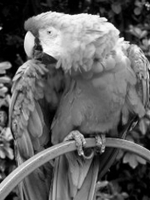
#> input picture assign_2/Grayscale_8bits_palette_sample_image.png, 150 x 200 px; its folder holds only this picture in this run
$ python assign_2.py   (older library calls are emulated)
#> lines starting #> are read from the running program, lines starting #| are printed output that depends on the picture; after the words box and inside, x2 and y2 are one past the last pixel; in counts of white or black regions, pixels touching at a corner belong together
import cv2
import numpy as np
import matplotlib.pyplot as plt
from scipy import ndimage
import random
import os

def add_salt_pepper_noise(image, prob=0.2):
    """
    Add salt and pepper noise to an image.

    Parameters:
    image (ndarray): Input image
    prob (float): Probability of noise (default 0.2 for 1/5 of pixels)

    Returns:
    ndarray: Noisy image
    """
    noisy_img = np.copy(image)
    h, w = image.shape

    # Calculate number of pixels to change (1/5 of total pixels)
    num_pixels = int(prob * h * w)

    # Add salt (white) noise
    for _ in range(num_pixels // 2):
        y = random.randint(0, h - 1)
        x = random.randint(0, w - 1)
        noisy_img[y, x] = 255

    # Add pepper (black) noise
    for _ in range(num_pixels // 2):
        y = random.randint(0, h - 1)
        x = random.randint(0, w - 1)
        noisy_img[y, x] = 0

    return noisy_img

def apply_filter_correlation(image, kernel):
    """
    Apply correlation between an image and a kernel.

    Parameters:
    image (ndarray): Input image
    kernel (ndarray): Filter kernel

    Returns:
    ndarray: Filtered image
    """
    return ndimage.correlate(image, kernel, mode='reflect')

def apply_filter_convolution(image, kernel):
    """
    Apply convolution between an image and a kernel.

    Parameters:
    image (ndarray): Input image
    kernel (ndarray): Filter kernel

    Returns:
    ndarray: Filtered image
    """
    # For convolution, we flip the kernel
    flipped_kernel = np.flipud(np.fliplr(kernel))
    return ndimage.correlate(image, flipped_kernel, mode='reflect')

def create_gaussian_kernel(size, sigma):
    """
    Create a Gaussian kernel of specified size and standard deviation.

    Parameters:
    size (int): Size of the kernel (should be odd)
    sigma (float): Standard deviation

    Returns:
    ndarray: Gaussian kernel
    """
    # Ensure size is odd
    if size % 2 == 0:
        size += 1

    # Create 1D coordinate arrays
    ax = np.linspace(-(size - 1) / 2, (size - 1) / 2, size)
    xx, yy = np.meshgrid(ax, ax)

    # Compute Gaussian values
    kernel = np.exp(-(xx**2 + yy**2) / (2 * sigma**2))

    # Normalize kernel
    return kernel / np.sum(kernel)

def apply_median_filter(image, size):
    """
    Apply median filter to an image.

    Parameters:
    image (ndarray): Input image
    size (int): Size of the kernel

    Returns:
    ndarray: Filtered image
    """
    return ndimage.median_filter(image, size=size)

def calculate_gradient_sobel(image):
    """
    Calculate gradient using Sobel filters.

    Parameters:
    image (ndarray): Input image

    Returns:
    tuple: (gradient_magnitude, gradient_direction, gradient_x, gradient_y)
    """
    # Use OpenCV's built-in Sobel implementation which is more robust
    gradient_x = cv2.Sobel(image, cv2.CV_64F, 1, 0, ksize=3)
    gradient_y = cv2.Sobel(image, cv2.CV_64F, 0, 1, ksize=3)

    # Calculate gradient magnitude and direction
    gradient_magnitude = np.sqrt(gradient_x**2 + gradient_y**2)

    # Handle NaN or Inf values that can cause normalization to fail
    gradient_magnitude = np.nan_to_num(gradient_magnitude)

    # Normalize to 0-255 range for display
    gradient_magnitude = cv2.normalize(gradient_magnitude, None, 0, 255, cv2.NORM_MINMAX)
    gradient_magnitude = gradient_magnitude.astype(np.uint8)

    # Calculate direction (in degrees)
    gradient_direction = np.arctan2(gradient_y, gradient_x) * (180 / np.pi)

    return gradient_magnitude, gradient_direction, gradient_x, gradient_y

def apply_laplacian_filter(image):
    """
    Apply Laplacian filter to an image.

    Parameters:
    image (ndarray): Input image

    Returns:
    ndarray: Filtered image
    """
    # Define Laplacian kernel
    laplacian_kernel = np.array([[0, 1, 0], [1, -4, 1], [0, 1, 0]], dtype=np.float32)

    # Apply Laplacian filter
    laplacian = apply_filter_convolution(image, laplacian_kernel)

    # Convert to 8-bit format for display
    laplacian = np.nan_to_num(laplacian)  # Handle any NaN values
    return cv2.normalize(laplacian, None, 0, 255, cv2.NORM_MINMAX).astype(np.uint8)

def apply_log_filter(image, sigma):
    """
    Apply Laplacian of Gaussian (LoG) filter to an image.

    Parameters:
    image (ndarray): Input image
    sigma (float): Standard deviation for Gaussian

    Returns:
    ndarray: Filtered image
    """
    # First apply Gaussian blur
    gaussian = ndimage.gaussian_filter(image, sigma=sigma)

    # Then apply Laplacian
    laplacian_kernel = np.array([[0, 1, 0], [1, -4, 1], [0, 1, 0]], dtype=np.float32)
    log = apply_filter_convolution(gaussian, laplacian_kernel)

    # Convert to 8-bit format for display
    log = np.nan_to_num(log)  # Handle any NaN values
    return cv2.normalize(log, None, 0, 255, cv2.NORM_MINMAX).astype(np.uint8)

def unsharp_masking(image, sigma=3, k=1):
    """
    Apply unsharp masking to an image.

    Parameters:
    image (ndarray): Input image
    sigma (float): Standard deviation for Gaussian blur
    k (float): Weight factor for the mask

    Returns:
    ndarray: Sharpened image
    """
    # Step 1: Gaussian blur
    blurred = ndimage.gaussian_filter(image, sigma=sigma)

    # Step 2: Create mask by subtracting blurred from original
    mask = image - blurred

    # Step 3: Add weighted mask to original
    sharpened = image + k * mask

    # Clip values to valid range [0, 255]
    return np.clip(sharpened, 0, 255).astype(np.uint8)

def highboost_filtering(image, sigma=3, k=2):
    """
    Apply highboost filtering to an image.

    Parameters:
    image (ndarray): Input image
    sigma (float): Standard deviation for Gaussian blur
    k (float): Boost factor

    Returns:
    ndarray: Highboost filtered image
    """
    # This is the same as unsharp masking but with a higher k value
    return unsharp_masking(image, sigma, k)

def save_and_display_images(images_dict, filename_prefix, figsize=(15, 10)):
    """
    Save and display multiple images.

    Parameters:
    images_dict (dict): Dictionary of {title: image}
    filename_prefix (str): Prefix for saved files
    figsize (tuple): Figure size
    """
    n = len(images_dict)
    cols = min(3, n)
    rows = (n + cols - 1) // cols

    plt.figure(figsize=figsize)

    for i, (title, img) in enumerate(images_dict.items()):
        plt.subplot(rows, cols, i + 1)
        if len(img.shape) == 2 or img.shape[2] == 1:
            plt.imshow(img, cmap='gray')
        else:
            plt.imshow(cv2.cvtColor(img, cv2.COLOR_BGR2RGB))
        plt.title(title)
        plt.axis('off')

        # Save individual image
        cv2.imwrite(f"{filename_prefix}_{title.replace(' ', '_')}.png", img)

    plt.tight_layout()
    plt.savefig(f"{filename_prefix}_comparison.png")

    # Don't use plt.show() in non-interactive environments
    # plt.show()  # This is causing the warning
    plt.close()  # Close the figure instead

def main():
    # Create a directory for output images if it doesn't exist
    if not os.path.exists('output'):
        os.makedirs('output')

    # Fixed image path
    image_path = "Grayscale_8bits_palette_sample_image.png"

    print(f"Attempting to load image from: {image_path}")
    original_image = cv2.imread(image_path, cv2.IMREAD_GRAYSCALE)
#> original_image is the input picture: shape (200, 150); min 0, max 255, mean 97

    if original_image is None:
        print(f"Error: Could not read image from {image_path}")
        print("Please make sure the image file exists in the current directory.")
        print(f"Current working directory: {os.getcwd()}")
        print("Files in current directory:")
        print(os.listdir('.'))
        return

    print(f"Successfully loaded image of shape: {original_image.shape}")
#| Successfully loaded image of shape: (200, 150)

    # Topic 1: Spatial Filtering
    # Add salt-and-pepper noise
    noisy_image = add_salt_pepper_noise(original_image, prob=0.2)
#> after the loop in add_salt_pepper_noise, `for _ in range(num_pixels // 2):`:
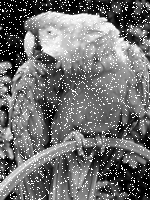
#> noisy_img: shape (200, 150); 9.54% of pixels changed, all inside (x1, y1, x2, y2) = (0, 0, 150, 200)
#> after the loop in add_salt_pepper_noise, `for _ in range(num_pixels // 2):`:
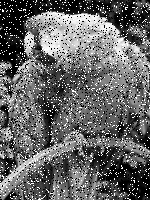
#> noisy_img: shape (200, 150); 9.22% of pixels changed, all inside (x1, y1, x2, y2) = (0, 0, 150, 200)

    # Create 3x3 mean filter
    mean_kernel = np.ones((3, 3), dtype=np.float32) / 9

    # Apply mean filter using correlation and convolution
    mean_filtered_corr = apply_filter_correlation(noisy_image, mean_kernel)
    mean_filtered_conv = apply_filter_convolution(noisy_image, mean_kernel)

    # Display images for Topic 1
    save_and_display_images({
        'Original': original_image,
        'Noisy': noisy_image,
        'Mean Filter (Correlation)': mean_filtered_corr.astype(np.uint8),
        'Mean Filter (Convolution)': mean_filtered_conv.astype(np.uint8)
    }, 'output/topic1')
#> in save_and_display_images, `n = len(images_dict)`: n = 4
#> in save_and_display_images, `cols = min(3, n)`: cols = 3
#> in save_and_display_images, `rows = (n + cols - 1) // cols`: rows = 2
#> the loop in save_and_display_images, `for i, (title, img) in enumerate(images_dict.items()):` made 4 passes
#> title on passes 1 to 4: 'Original', 'Noisy', 'Mean Filter (Correlation)', 'Mean Filter (Convolution)'

    # Topic 2: Gaussian Filter
    # Create Gaussian kernels
    gaussian_kernel_3x3 = create_gaussian_kernel(3, 3)
    gaussian_kernel_5x5 = create_gaussian_kernel(5, 3)

    # Apply Gaussian filters
    gaussian_filtered_3x3 = apply_filter_convolution(original_image, gaussian_kernel_3x3)
    gaussian_filtered_5x5 = apply_filter_convolution(original_image, gaussian_kernel_5x5)

    # Display images for Topic 2
    save_and_display_images({
        'Original': original_image,
        'Gaussian 3x3': gaussian_filtered_3x3.astype(np.uint8),
        'Gaussian 5x5': gaussian_filtered_5x5.astype(np.uint8)
    }, 'output/topic2')
#> the loop in save_and_display_images (call 2), `for i, (title, img) in enumerate(images_dict.items()):` made 3 passes
#> title on passes 1 to 3: 'Original', 'Gaussian 3x3', 'Gaussian 5x5'

    # Topic 3: Median Filter
    # Apply median filter
    median_filtered = apply_median_filter(noisy_image, size=3)

    # Display images for Topic 3
    save_and_display_images({
        'Noisy': noisy_image,
        'Median Filtered': median_filtered
    }, 'output/topic3')

    # Topic 4: Gradient Calculation and Sobel Filter
    try:
        # Calculate gradient using Sobel
        gradient_magnitude, gradient_direction, gradient_x, gradient_y = calculate_gradient_sobel(original_image)
#> in calculate_gradient_sobel, `gradient_direction = np.arctan2(gradient_y, gradient_x) * (180 / np.pi)`:
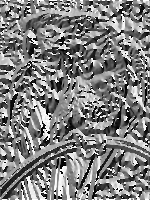
#> gradient_direction: shape (200, 150) float64; min -179.8, max 180, mean 0.8; drawn with min black and max white

        # Display results for Topic 4
        gradient_direction_display = ((gradient_direction + 180) % 360) / 360 * 255
        save_and_display_images({
            'Original': original_image,
            'Gradient Magnitude': gradient_magnitude,
            'Gradient Direction': gradient_direction_display.astype(np.uint8),
            'Gradient X': cv2.normalize(np.nan_to_num(gradient_x), None, 0, 255, cv2.NORM_MINMAX).astype(np.uint8),
            'Gradient Y': cv2.normalize(np.nan_to_num(gradient_y), None, 0, 255, cv2.NORM_MINMAX).astype(np.uint8)
        }, 'output/topic4')
    except Exception as e:
        print(f"Error in Topic 4: {e}")

    # Topic 5: Laplacian Filter
    try:
        laplacian_filtered = apply_laplacian_filter(original_image)
#> in apply_filter_convolution (call 4), `return ndimage.correlate(image, flipped_kernel, mode='reflect')`:
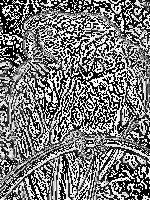
#> returned value: shape (200, 150); min 0, max 255, mean 122.1

        # Display results for Topic 5
        save_and_display_images({
            'Original': original_image,
            'Laplacian Filtered': laplacian_filtered
        }, 'output/topic5')
    except Exception as e:
        print(f"Error in Topic 5: {e}")

    # Topic 6: Laplacian of Gaussian (LoG)
    try:
        gaussian_filtered = ndimage.gaussian_filter(original_image, sigma=3)
        log_filtered = apply_log_filter(original_image, sigma=3)
#> in apply_filter_convolution (call 5), `return ndimage.correlate(image, flipped_kernel, mode='reflect')`:
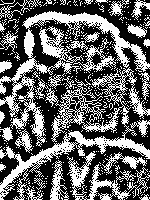
#> returned value: shape (200, 150); min 0, max 255, mean 102.8

        # Display results for Topic 6
        save_and_display_images({
            'Original': original_image,
            'Gaussian (σ=3)': gaussian_filtered.astype(np.uint8),
            'Laplacian': laplacian_filtered,
            'LoG (σ=3)': log_filtered
        }, 'output/topic6')
    except Exception as e:
        print(f"Error in Topic 6: {e}")

    # Topic 7: Unsharp Masking and Highboost Filtering
    try:
        unsharp_masked = unsharp_masking(original_image, sigma=3, k=1)
        highboost_filtered = highboost_filtering(original_image, sigma=3, k=2)
#> call 2 of unsharp_masking, with sigma = 3, k = 2
#> in unsharp_masking (call 2), `sharpened = image + k * mask`:
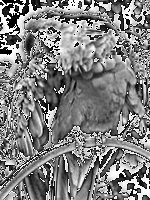
#> sharpened: shape (200, 150); min 0, max 255, mean 128.9

        # Display results for Topic 7
        save_and_display_images({
            'Original': original_image,
            'Unsharp Masked': unsharp_masked,
            'Highboost Filtered': highboost_filtered
        }, 'output/topic7')
    except Exception as e:
        print(f"Error in Topic 7: {e}")

    # Topic 8: Combining Filters
    try:
        # Example 1: Gaussian followed by Laplacian
        gaussian_then_laplacian = apply_laplacian_filter(gaussian_filtered.astype(np.uint8))

        # Example 2: Median followed by Sobel
        median_then_sobel, _, _, _ = calculate_gradient_sobel(median_filtered)
#> in calculate_gradient_sobel (call 2), `gradient_direction = np.arctan2(gradient_y, gradient_x) * (180 / np.pi)`:
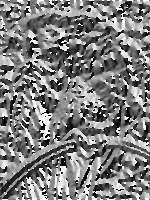
#> gradient_direction: shape (200, 150) float64; min -179.7, max 180, mean -0.8; drawn with min black and max white

        # Display results for Topic 8
        save_and_display_images({
            'Original': original_image,
            'Gaussian then Laplacian': gaussian_then_laplacian,
            'Median then Sobel': median_then_sobel
        }, 'output/topic8')
    except Exception as e:
        print(f"Error in Topic 8: {e}")

    # Additional test on color image
    try:
        color_image = cv2.imread(image_path)
        if color_image is not None:
            # Process each channel separately
            b, g, r = cv2.split(color_image)
            b_filtered = apply_median_filter(b, size=3)
            g_filtered = apply_median_filter(g, size=3)
            r_filtered = apply_median_filter(r, size=3)
            color_filtered = cv2.merge([b_filtered, g_filtered, r_filtered])

            # Display color results
            save_and_display_images({
                'Original Color': color_image,
                'Median Filtered Color': color_filtered
            }, 'output/color_image')
        else:
            print("Warning: Could not load color image.")
    except Exception as e:
        print(f"Error in color image processing: {e}")

    print("All processing and saving complete!")

if __name__ == "__main__":
    main()
